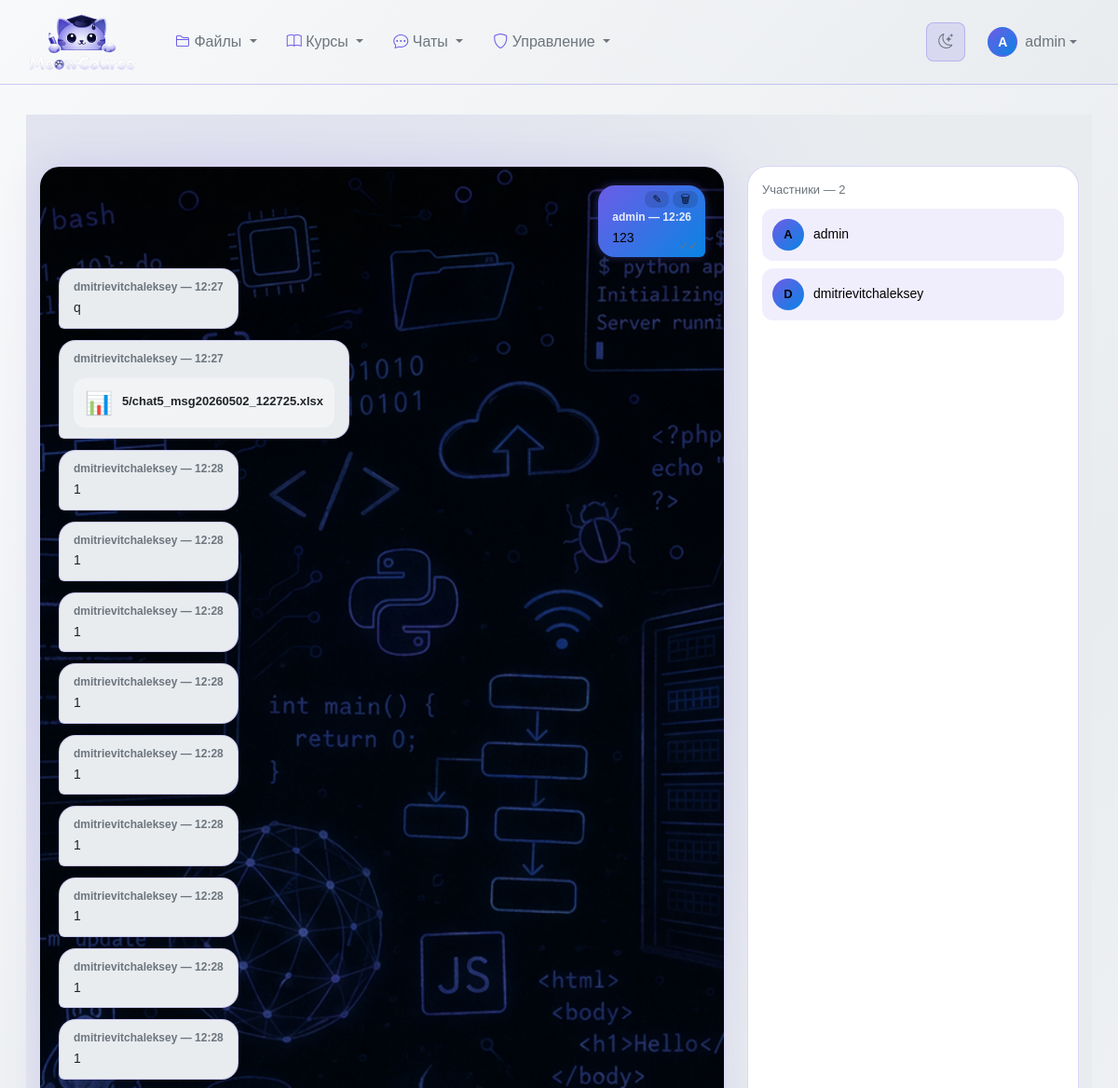
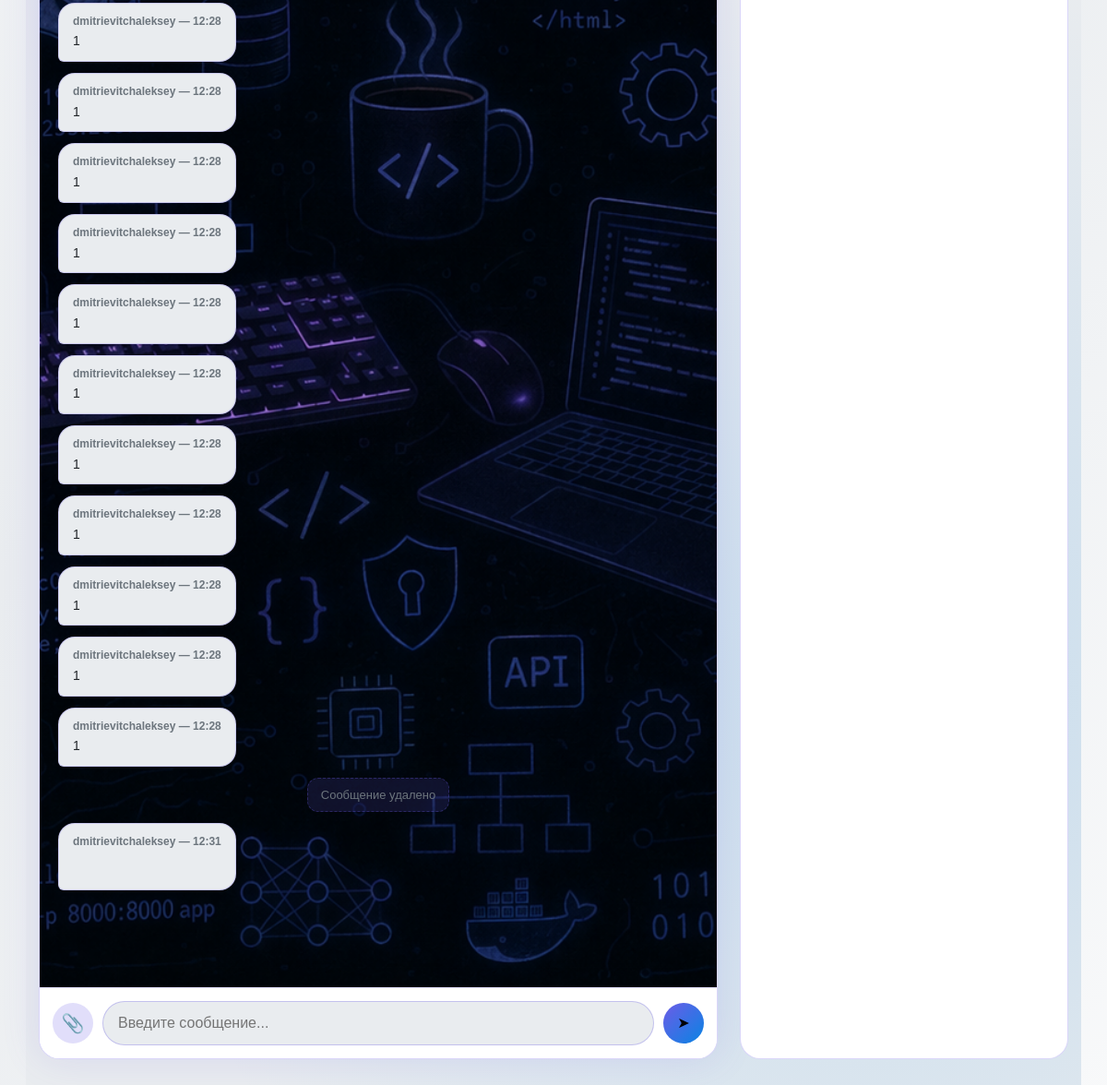
The app's page /chat/room/5/ (signed in) with its own data (2 pictures, top to bottom).
### chat_manager/models.py (models this page shows, shortened)
class Message(models.Model):
    room = models.ForeignKey(ChatRoom, on_delete=models.CASCADE, related_name='messages')
    user = models.ForeignKey(User, on_delete=models.CASCADE, related_name='messages')
    content = models.TextField(blank=True)
    file_attachment = models.FileField(
        upload_to=message_file_upload_path,
        null=True,
        blank=True,
        verbose_name='Файл'
    )
    timestamp = models.DateTimeField(auto_now_add=True)
    is_read = models.BooleanField(default=False)
    edited_at = models.DateTimeField(null=True, blank=True)
    is_deleted = models.BooleanField(default=False)
    class Meta:
        ordering = ['timestamp']
        verbose_name = 'Сообщение'
        verbose_name_plural = 'Сообщения'
        indexes = [
            models.Index(fields=['room', '-timestamp']),
            models.Index(fields=['user', '-timestamp']),
        ]
    def is_image(self):
        if not self.file_attachment:
            return False
        image_extensions = ['jpg', 'jpeg', 'png', 'gif', 'webp', 'bmp']
        ext = self.file_attachment.name.split('.')[-1].lower()
        return ext in image_extensions
    def get_file_size_display(self):
        if not self.file_attachment:
            return ''
        try:
            size = self.file_attachment.size
            for unit in ['B', 'KB', 'MB', 'GB']:
                if size < 1024.0:
                    return f"{size:.1f} {unit}"
                size /= 1024.0
            return f"{size:.1f} TB"
        except Exception:
            return ''
    def get_icon(self):
        if not self.file_attachment:
            return '📎'
        ext = self.file_attachment.name.split('.')[-1].lower()
        icons = {
            'pdf': '📄', 'txt': '📝', 'doc': '📑', 'docx': '📑',
            'xls': '📊', 'xlsx': '📊', 'ppt': '📽️', 'pptx': '📽️',
            'jpg': '🖼️', 'jpeg': '🖼️', 'png': '🖼️', 'gif': '🖼️', 'webp': '🖼️',
            'mp4': '🎬', 'mp3': '🎵', 'zip': '📁', 'rar': '📁',
        }
        return icons.get(ext, '📎')

class ChatRoom(models.Model):
    ROOM_TYPE_CHOICES = [
        ('course', 'Курс'),
        ('private', 'Личный'),
        ('group', 'Групповой'),
    ]
    name = models.CharField(max_length=255)
    room_type = models.CharField(max_length=20, choices=ROOM_TYPE_CHOICES, default='private')
    course = models.ForeignKey(
        Course,
        on_delete=models.CASCADE,
        null=True,
        blank=True,
        related_name='chat_rooms'
    )
    participants = models.ManyToManyField(User, related_name='chat_rooms')
    created_by = models.ForeignKey(User, on_delete=models.CASCADE, related_name='created_rooms')
    created_at = models.DateTimeField(auto_now_add=True)
    is_active = models.BooleanField(default=True)
    class Meta:
        ordering = ['-created_at']
        verbose_name = 'Комната чата'
        verbose_name_plural = 'Комнаты чата'

### chat_manager/views.py (the view)
# urls.py: path('room/<int:room_id>/', views.chat_room, name='chat_room'),
@login_required
def chat_room(request, room_id):
    room = get_object_or_404(ChatRoom, id=room_id, is_active=True)
    if not room.participants.filter(id=request.user.id).exists():
        messages.error(request, 'У вас нет доступа к этой комнате чата')
        return redirect('chat_manager:chat_list')
    messages_qs = Message.objects.filter(room=room).order_by('-timestamp')[:50]
    messages_list = reversed(messages_qs)
    Message.objects.filter(
        room=room,
        user__in=room.participants.exclude(id=request.user.id),
        is_read=False
    ).update(is_read=True)
    return render(request, 'chat_manager/chat_room.html', {
        'room': room,
        'chat_messages': messages_list,
    })

### classroom_core/models.py (called while the page is built)
    def is_teacher(self):
        return self.role == 'teacher'

    def is_staff(self):
        return self.role == 'staff'

### templates/chat_manager/chat_room.html (shortened to what this page needs)
{% extends "base.html" %}
{% load static %}
{% block content %}
<div class="chat-page">
    <div class="container">
        <div class="row">
            <div class="col-lg-8">
                <div class="chat-card">
                    <div class="chat-messages" id="chat-messages">
                        {% for message in chat_messages %}
                        {% if message.is_deleted %}
                        <div class="message-deleted-bubble" data-message-id="{{ message.id }}">
                            <span class="message-deleted-text">Сообщение удалено</span>
                        </div>
                        {% elif message.user_id == request.user.id %}
                        <div class="message message-own" data-message-id="{{ message.id }}" data-has-file="{% if message.file_attachment %}1{% else %}0{% endif %}">
                            <div class="message-actions" aria-label="Действия с сообщением">
                                <button type="button" class="msg-action msg-edit" title="Изменить">✎</button>
                                <button type="button" class="msg-action msg-del" title="Удалить">🗑</button>
                            </div>
                            <div class="message-header">{{ message.user.username }} — {{ message.timestamp|date:"H:i" }}{% if message.edited_at %}<span class="edited-label">(изм.)</span>{% endif %}</div>
                            {% if message.content %}
                            <div class="message-content">{{ message.content }}</div>
                            {% endif %}
                            <span class="read-status">{% if message.is_read %}✓✓{% else %}✓{% endif %}</span>
                        </div>
                        {% else %}
                        <div class="message message-other" data-message-id="{{ message.id }}" data-has-file="{% if message.file_attachment %}1{% else %}0{% endif %}">
                            <div class="message-header">{{ message.user.username }} — {{ message.timestamp|date:"H:i" }}{% if message.edited_at %}<span class="edited-label">(изм.)</span>{% endif %}</div>
                            {% if message.content %}
                            <div class="message-content">{{ message.content }}</div>
                            {% endif %}
                            {% if message.file_attachment %}
                            <div class="message-file">
                                {% if message.is_image %}
                                <img src="{{ message.file_attachment.url }}" alt="" onclick="openImageModal(this.src)">
                                {% else %}
                                <a href="{% url 'chat:download_file' message.id %}" class="file-attachment" download>
                                    <span class="file-icon">{{ message.get_icon }}</span>
                                    <div class="file-details">
                                        <div class="file-name">{{ message.file_attachment.name|cut:"chat_files/" }}</div>
                                    </div>
                                </a>
                                {% endif %}
                            </div>
                            {% endif %}
                        </div>
                        {% endif %}
                        {% endfor %}
                    </div>
                    <div class="chat-input">
                        <button id="attach-btn" class="attach-btn" title="Прикрепить файл">📎</button>
                        <input id="message-input" type="text" placeholder="Введите сообщение...">
                        <button id="send-button" class="send-btn">➤</button>
                    </div>
                </div>
            </div>
            <div class="col-lg-4">
                <div class="sidebar">
                    <div class="sidebar-title">
                        Участники — {{ room.participants.count }}
                    </div>
                    <div class="user-list">
                        {% for participant in room.participants.all %}
                        <div class="user-item">
                            <div class="avatar">{{ participant.username|first|upper }}</div>
                            <div class="username">{{ participant.username }}</div>
                        </div>
                        {% endfor %}
                    </div>
                </div>
            </div>
        </div>
    </div>
</div>
{% endblock %}

### templates/base.html (shortened to what this page needs)
{% load static %}
<!DOCTYPE html>
<html lang="ru">
<head>
    <link href="https://cdn.jsdelivr.net/npm/bootstrap@5.3.0/dist/css/bootstrap.min.css" rel="stylesheet">
    <link rel="stylesheet" href="https://cdn.jsdelivr.net/npm/bootstrap-icons@1.10.0/font/bootstrap-icons.css">
    <link id="theme-stylesheet" rel="stylesheet" href="{% static 'css/themes/light.css' %}" data-light-href="{% static 'css/themes/light.css' %}" data-dark-href="{% static 'css/themes/dark.css' %}">
</head>
<body>
    <nav class="navbar navbar-expand-lg navbar">
        <div class="container-fluid">
            <a class="navbar-brand d-flex align-items-center" href="{% url 'classroom_core:course_list' %}">
                <img src="{% static 'images/logo.png' %}"
                    alt="MeowCourse"
                    class="me-2"
                    style="width: 120px; height: auto; max-height: 64px; object-fit: contain;">
            </a>
            <div class="collapse navbar-collapse" id="navbarNav">
                <ul class="navbar-nav me-auto">
                    <li class="nav-item dropdown">
                        <a class="nav-link dropdown-toggle" href="#" role="button" data-bs-toggle="dropdown">
                            <i class="bi bi-folder2"></i> Файлы
                        </a>
                    </li>
                    <li class="nav-item dropdown">
                        <a class="nav-link dropdown-toggle" href="#" role="button" data-bs-toggle="dropdown">
                            <i class="bi bi-book"></i> Курсы
                        </a>
                    </li>
                    <li class="nav-item dropdown">
                        <a class="nav-link dropdown-toggle" href="#" role="button" data-bs-toggle="dropdown">
                            <i class="bi bi-chat-dots"></i> Чаты
                        </a>
                    </li>
                    {% if user.is_authenticated %}
                    {% if user.is_superuser or user.is_staff or user.profile.role == 'admin' %}
                    <li class="nav-item dropdown">
                        <a class="nav-link dropdown-toggle" href="#" role="button" data-bs-toggle="dropdown">
                            <i class="bi bi-shield"></i> Управление
                        </a>
                    </li>
                    {% endif %}
                    {% endif %}
                </ul>
                <div class="d-flex align-items-center gap-2">
                    <button id="theme-toggle" class="theme-toggle-btn" type="button" aria-label="Переключить тему">
                        <i class="bi bi-moon-stars"></i>
                    </button>
                    {% if user.is_authenticated %}
                    <div class="dropdown">
                        <a class="nav-link dropdown-toggle d-flex align-items-center" href="#" role="button" data-bs-toggle="dropdown">
                            <div class="user-avatar rounded-circle d-flex align-items-center justify-content-center" style="width: 32px; height: 32px; font-size: 0.875rem;">
                                {{ user.username|slice:":1"|upper }}
                            </div>
                            <span class="ms-2 d-none d-md-inline username-text">{{ user.username }}</span>
                        </a>
                    </div>
                    {% else %}
                    <a class="nav-link" href="{% url 'classroom_core:login' %}">
                        <i class="bi bi-box-arrow-in-right me-1"></i> Войти
                    </a>
                    {% endif %}
                </div>
            </div>
        </div>
    </nav>
    <div class="main-content">
        <div class="container-fluid">
            {% block content %}{% endblock %}
        </div>
    </div>
</body>
</html>

### static/css/themes/light.css (style rules this page uses)
:root { --bg-page-start: #f8f9fa; --bg-page-end: #e9ecef; --bg-page-gradient: linear-gradient(135deg, var(--bg-page-start) 0%, var(--bg-page-end) 50%, var(--bg-page-start) 100%); --bg-card: #ffffff; --bg-card-hover: #f8f9fa; --bg-item: #f1f3f5; --bg-item-hover: #e9ecef; --bg-input: #ffffff; --bg-overlay-10: rgba(108, 92, 231, 0.1); --bg-overlay-15: rgba(108, 92, 231, 0.15); --bg-overlay-20: rgba(108, 92, 231, 0.2); --bg-overlay-25: rgba(108, 92, 231, 0.25); --bg-overlay-30: rgba(108, 92, 231, 0.3); --text-white: #000000; --text-main: #212529; --text-secondary: #495057; --text-muted: #6c757d; --text-disabled: #adb5bd; --accent-primary: #6c5ce7; --accent-secondary: #0984e3; --accent-gradient: linear-gradient(135deg, var(--accent-primary), var(--accent-secondary)); --accent-glow: rgba(108, 92, 231, 0.15); --accent-glow-strong: rgba(108, 92, 231, 0.25); --accent-shadow: 0 5px 15px var(--accent-glow); --accent-shadow-hover: 0 8px 25px var(--accent-glow-strong); --border-accent: rgba(108, 92, 231, 0.2); --border-accent-hover: rgba(108, 92, 231, 0.4); --border-accent-light: rgba(108, 92, 231, 0.15); --status-warning: #f39c12; --status-warning-bg: rgba(243, 156, 18, 0.15); --status-warning-bg-light: rgba(243, 156, 18, 0.05); --status-warning-border: rgba(243, 156, 18, 0.3); --status-warning-shadow: 0 10px 30px rgba(243, 156, 18, 0.1); --status-warning-gradient: linear-gradient(135deg, rgba(243, 156, 18, 0.15), rgba(243, 156, 18, 0.05)); --status-info: #0984e3; --status-info-bg: rgba(9, 132, 227, 0.15); --status-info-bg-light: rgba(9, 132, 227, 0.05); --status-info-border: rgba(9, 132, 227, 0.3); --status-info-shadow: 0 10px 30px rgba(9, 132, 227, 0.1); --status-info-gradient: linear-gradient(135deg, rgba(9, 132, 227, 0.15), rgba(9, 132, 227, 0.05)); --status-assignment: #6c5ce7; --status-assignment-bg: rgba(108, 92, 231, 0.15); --status-assignment-bg-light: rgba(108, 92, 231, 0.05); --status-assignment-border: rgba(108, 92, 231, 0.3); --status-assignment-shadow: 0 10px 30px rgba(108, 92, 231, 0.1); --status-assignment-gradient: linear-gradient(135deg, rgba(108, 92, 231, 0.15), rgba(108, 92, 231, 0.05)); --status-success: #00b894; --status-success-bg: rgba(0, 184, 148, 0.15); --status-success-bg-light: rgba(0, 184, 148, 0.05); --status-success-border: rgba(0, 184, 148, 0.3); --status-success-shadow: 0 10px 30px rgba(0, 184, 148, 0.1); --status-success-gradient: linear-gradient(135deg, rgba(0, 184, 148, 0.15), rgba(0, 184, 148, 0.05)); --status-danger: #d63031; --status-danger-light: #ff6b6b; --status-danger-bg: rgba(214, 48, 49, 0.15); --status-danger-border: rgba(214, 48, 49, 0.3); --status-danger-gradient: linear-gradient(135deg, var(--status-danger), var(--status-danger-light)); --gradient-avatar: linear-gradient(135deg, var(--accent-primary), var(--accent-secondary)); --gradient-progress: linear-gradient(90deg, var(--accent-primary), var(--accent-secondary)); --text-glow: 0 0 10px rgba(108, 92, 231, 0.15); --text-glow-danger: 0 0 10px rgba(214, 48, 49, 0.2); --shadow-card: 0 4px 20px rgba(0, 0, 0, 0.06); --shadow-card-hover: 0 8px 30px rgba(0, 0, 0, 0.1); --shadow-item: 0 2px 10px rgba(0, 0, 0, 0.04); --shimmer-overlay: linear-gradient(90deg, transparent, rgba(255, 255, 255, 0.5), transparent); --card-base: var(--bg-card) var(--border-accent) var(--shadow-card); --item-base: var(--bg-item) var(--border-accent-light); --badge-base: var(--bg-overlay-20) var(--text-secondary) var(--border-accent); --header-gradient-default: var(--status-assignment-gradient); --header-gradient-announcements: var(--status-warning-gradient); --header-gradient-sections: var(--status-info-gradient); --header-gradient-assignments: var(--status-assignment-gradient); --header-gradient-submissions: var(--status-success-gradient); }

### records on screen
Message: user.username "admin", timestamp "12:26", content "123"
Message: user.username "dmitrievitchaleksey", timestamp "12:27", content "q"
Message: user.username "dmitrievitchaleksey", timestamp "12:27", get_icon "📊", file_attachment.name "5/chat5_msg20260502_122725.xlsx"
Message: user.username "dmitrievitchaleksey", timestamp "12:28", content "1"
Message: user.username "dmitrievitchaleksey", timestamp "12:28", content "1"
Message: user.username "dmitrievitchaleksey", timestamp "12:28", content "1"
Message: user.username "dmitrievitchaleksey", timestamp "12:28", content "1"
Message: user.username "dmitrievitchaleksey", timestamp "12:28", content "1"
Message: user.username "dmitrievitchaleksey", timestamp "12:28", content "1"
Message: user.username "dmitrievitchaleksey", timestamp "12:28", content "1"
Message: user.username "dmitrievitchaleksey", timestamp "12:28", content "1"
Message: user.username "dmitrievitchaleksey", timestamp "12:28", content "1"
Message: user.username "dmitrievitchaleksey", timestamp "12:28", content "1"
Message: user.username "dmitrievitchaleksey", timestamp "12:28", content "1"
Message: user.username "dmitrievitchaleksey", timestamp "12:28", content "1"
Message: user.username "dmitrievitchaleksey", timestamp "12:28", content "1"
Message: user.username "dmitrievitchaleksey", timestamp "12:28", content "1"
Message: user.username "dmitrievitchaleksey", timestamp "12:28", content "1"
Message: user.username "dmitrievitchaleksey", timestamp "12:28", content "1"
Message: user.username "dmitrievitchaleksey", timestamp "12:28", content "1"
Message: user.username "dmitrievitchaleksey", timestamp "12:28", content "1"
Message: user.username "dmitrievitchaleksey", timestamp "12:28", content "1"
Message: user.username "dmitrievitchaleksey", timestamp "12:28", content "1"
Message: user.username "dmitrievitchaleksey", timestamp "12:31"
ChatRoom: participants.count "2"

### other values on screen
{{ user.username|slice:":1"|upper }} "A"
{{ user.username }} "admin"
{{ participant.username|first|upper }} "A"
{{ participant.username }} "admin"
{{ participant.username|first|upper }} "D"
{{ participant.username }} "dmitrievitchaleksey"
